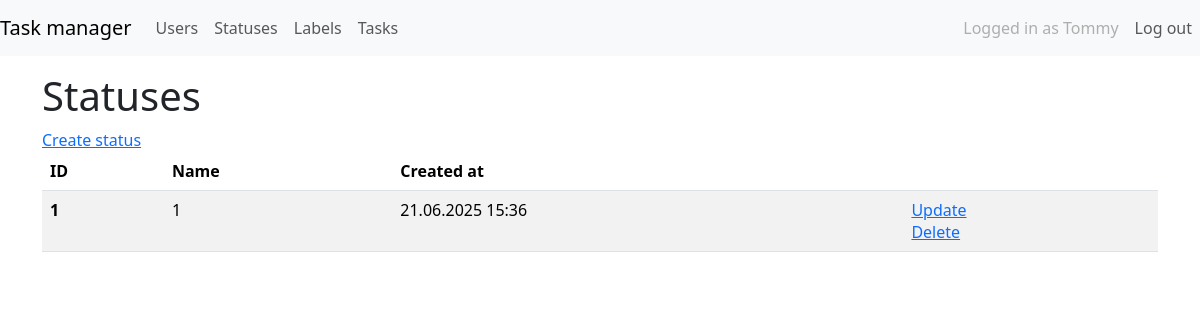
Page /statuses/ (signed in) on the earlier database version.
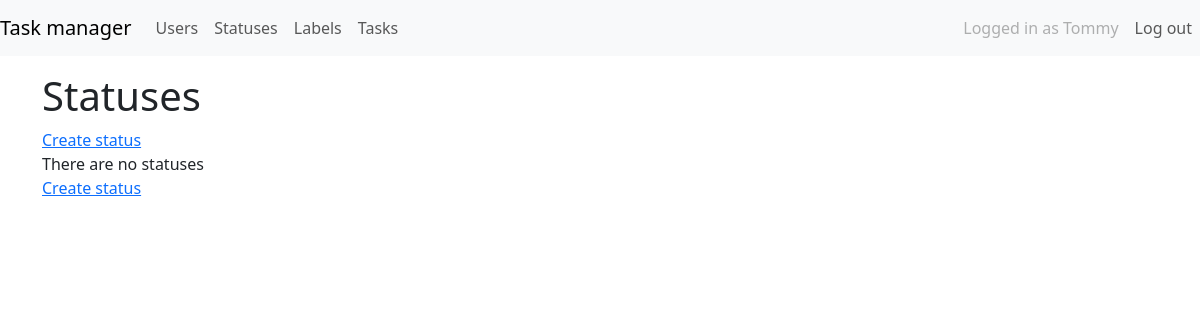
Same page on the later database version.
### task_manager/statuses/models.py (models this page shows, shortened)
class Status(models.Model):
    name = models.CharField(max_length=100, unique=True)
    created_at = models.DateTimeField(auto_now_add=True)

### task_manager/statuses/views.py (the view)
# urls.py: path("", StatusView.as_view(), name="status_list"),
class StatusView(ListView):
    model = Status
    context_object_name = "status_list"
    template_name = "statuses/statuses_list.html"

### task_manager/templates/statuses/status_list.html (shortened to what this page needs)
{% extends "task_manager/base.html" %}
{% load i18n %}
{% load django_bootstrap5 %}
{% block content %}
<div class="mt-4">
    <h1 class="mt-1">{% translate "Statuses" %}</h1>
    <a href="{% url 'statuses:create_status' %}">{% translate 'Create status' %}</a>
    {% if status_list %}
    <table class="table table-striped">
        <thead>
            <tr>
                <th scope="col">ID</th>
                <th scope="col">{% translate "Name" %}</th>
                <th scope="col">{% translate "Created at" %}</th>
                <th></th>
            </tr>
        </thead>
        <tbody>
            {% for status in status_list %}
            <tr>
                <th scope="row"> {{ status.id }}</th>
                <td>{{ status.name }}</td>
                <td>{{ status.created_at|date:"d.m.Y H:i" }}</td>
                <td>
                    <a href="{% url 'statuses:update_status' status.pk %}">{% translate 'Update' %}</a>
                    <br>
                    <a href="{% url 'statuses:delete_status' status.pk %}">{% translate 'Delete' %}</a>
                </td>
            </tr>
            {% endfor %}
        </tbody>
    </table>
    {% else %}
    <p>{% translate 'There are no statuses' %}
        <br>
        <a href="{% url 'statuses:create_status' %}"> {% translate 'Create status' %}</a>
    </p>
    {% endif %}
    {% endblock %}

Differences in the rows shown:
removed Status: id "1", name "1", created_at "21.06.2025 15:36"
Other differences:
text no longer shown: "ID Name Created at"
text now shown: "There are no statuses Create status"
